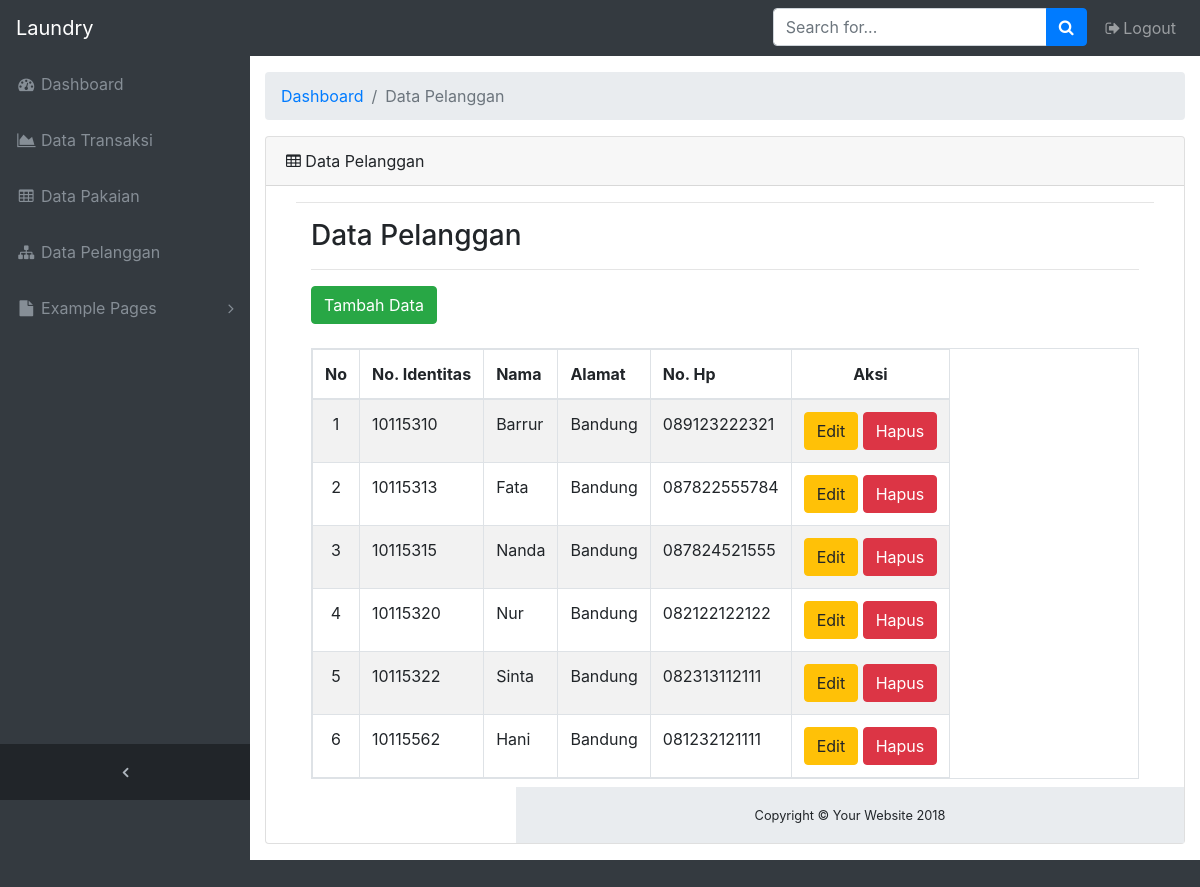
The page /Admin/data_pelanggan.php on the database as committed earlier.
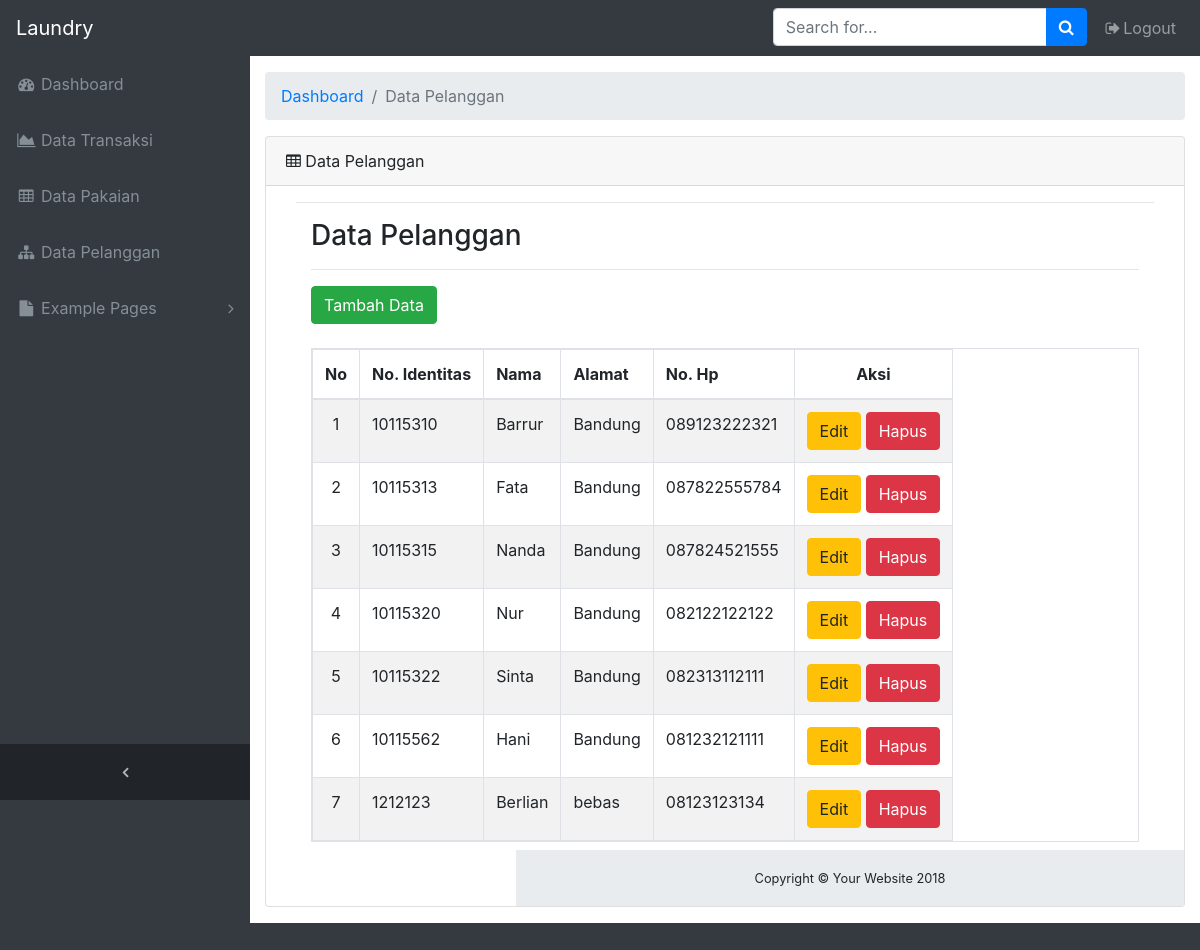
The same page on the database as committed later.
### tables this page shows
CREATE TABLE `pelanggan` (
  `No_Identitas` char(8) NOT NULL,
  `Nama` varchar(30) NOT NULL,
  `Alamat` varchar(30) DEFAULT NULL,
  `No_Hp` varchar(15) NOT NULL,
  `admin_id` int DEFAULT NULL
);

### Admin/data_pelanggan.php (the view, shortened to what the changed rows need)
<!DOCTYPE html>
<html lang="en">
<head>
  <link href="vendor/bootstrap/css/bootstrap.min.css" rel="stylesheet">
  <link href="vendor/font-awesome/css/font-awesome.min.css" rel="stylesheet" type="text/css">
  <link href="vendor/datatables/dataTables.bootstrap4.css" rel="stylesheet">
  <link href="css/sb-admin.css" rel="stylesheet">
</head>
<body class="fixed-nav sticky-footer bg-dark" id="page-top">
  <div class="content-wrapper">
    <div class="container-fluid">
      <div class="card mb-3">
        <div class="container">
          <div class="container">
<div class="container">
  <br>
  <table id="table" class="table table-striped table-bordered table-responsive" >
    <thead>
      <tr>
        <th style="text-align: center;">No</th>
        <th>No. Identitas</th>
        <th>Nama</th>
        <th>Alamat</th>
        <th>No. Hp</th>
        <th style="text-align: center;" >Aksi</th>
      </tr>
    </thead>
    <tbody>
      <?php
        include "../include/koneksi.php";
        $i = 0 + 1;
        $sql = mysqli_query($conn, "SELECT * FROM pelanggan ORDER BY `No_Identitas`");
        while ($hasil = mysqli_fetch_array($sql)) {
     ?>
  <tr>
      <td style="text-align: center;"><?php echo $i; ?></td>
      <td><?php echo $hasil['No_Identitas']; ?></td>
      <td><?php echo $hasil['Nama']; ?></td>
      <td><?php echo $hasil['Alamat']; ?></td>
      <td><?php echo $hasil['No_Hp']; ?></td>
      <td style="text-align: center;"><a href="editdatapelanggan.php?edit=<?php echo $hasil['No_Identitas']; ?>" class="btn btn-warning">Edit</a>
      <a href="proses-hapus-pelanggan.php?hapus=<?php echo $hasil['No_Identitas']; ?>" class="btn btn-danger">Hapus</a></td>
  </tr>
  <?php
      $i++;
      }
    ?>
  </tbody>
  </table>
  <br>
  <br>
</div>
      </div>
  </div>
</body>
</html>

Rows that differ between the two databases and show on the page:
added pelanggan: No_Identitas "1212123", Nama "Berlian", Alamat "bebas", No_Hp "08123123134"
